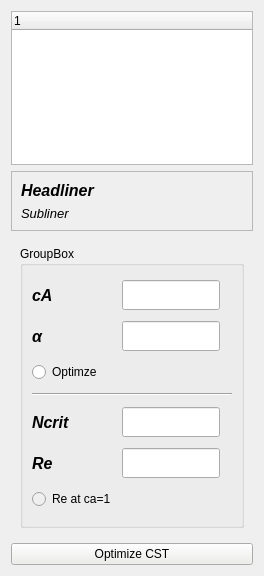
<?xml version="1.0" encoding="UTF-8"?>
<ui version="4.0">
 <class>menuWidget</class>
 <widget class="QWidget" name="menuWidget">
  <property name="geometry">
   <rect>
    <x>0</x>
    <y>0</y>
    <width>264</width>
    <height>576</height>
   </rect>
  </property>
  <property name="windowTitle">
   <string>Menu</string>
  </property>
  <layout class="QGridLayout" name="gridLayout">
   <item row="4" column="0">
    <widget class="QPushButton" name="pushButton_optimizeCST">
     <property name="styleSheet">
      <string notr="true">background-color: rgb(238, 238, 236);</string>
     </property>
     <property name="text">
      <string>Optimize CST</string>
     </property>
    </widget>
   </item>
   <item row="1" column="0">
    <widget class="QFrame" name="frame_Info">
     <property name="maximumSize">
      <size>
       <width>167724</width>
       <height>16777215</height>
      </size>
     </property>
     <property name="styleSheet">
      <string notr="true"/>
     </property>
     <property name="frameShape">
      <enum>QFrame::StyledPanel</enum>
     </property>
     <property name="frameShadow">
      <enum>QFrame::Raised</enum>
     </property>
     <layout class="QGridLayout" name="gridLayout_14">
      <item row="1" column="0">
       <widget class="QLabel" name="subLiner">
        <property name="font">
         <font>
          <pointsize>10</pointsize>
          <italic>true</italic>
         </font>
        </property>
        <property name="text">
         <string>Subliner</string>
        </property>
       </widget>
      </item>
      <item row="0" column="0">
       <widget class="QLabel" name="headLiner">
        <property name="font">
         <font>
          <pointsize>12</pointsize>
          <weight>75</weight>
          <italic>true</italic>
          <bold>true</bold>
         </font>
        </property>
        <property name="text">
         <string>Headliner</string>
        </property>
       </widget>
      </item>
     </layout>
    </widget>
   </item>
   <item row="0" column="0">
    <widget class="QTreeWidget" name="treeView">
     <column>
      <property name="text">
       <string notr="true">1</string>
      </property>
     </column>
    </widget>
   </item>
   <item row="2" column="0">
    <widget class="QStackedWidget" name="stackedWidget">
     <property name="currentIndex">
      <number>2</number>
     </property>
     <widget class="QWidget" name="page">
      <layout class="QGridLayout" name="gridLayout_3">
       <item row="1" column="0">
        <widget class="QGroupBox" name="groupBox">
         <property name="title">
          <string>Flap</string>
         </property>
         <layout class="QGridLayout" name="gridLayout_5">
          <item row="2" column="1">
           <widget class="FloatLineEdit" name="lineEdit_flapY">
            <property name="enabled">
             <bool>true</bool>
            </property>
            <property name="sizePolicy">
             <sizepolicy hsizetype="Expanding" vsizetype="Fixed">
              <horstretch>2</horstretch>
              <verstretch>2</verstretch>
             </sizepolicy>
            </property>
            <property name="minimumSize">
             <size>
              <width>0</width>
              <height>30</height>
             </size>
            </property>
            <property name="maximumSize">
             <size>
              <width>16777215</width>
              <height>30</height>
             </size>
            </property>
            <property name="cursor">
             <cursorShape>SizeVerCursor</cursorShape>
            </property>
           </widget>
          </item>
          <item row="1" column="1">
           <widget class="FloatLineEdit" name="lineEdit_flapX">
            <property name="enabled">
             <bool>true</bool>
            </property>
            <property name="sizePolicy">
             <sizepolicy hsizetype="Expanding" vsizetype="Fixed">
              <horstretch>2</horstretch>
              <verstretch>2</verstretch>
             </sizepolicy>
            </property>
            <property name="minimumSize">
             <size>
              <width>0</width>
              <height>30</height>
             </size>
            </property>
            <property name="maximumSize">
             <size>
              <width>16777215</width>
              <height>30</height>
             </size>
            </property>
            <property name="cursor">
             <cursorShape>SizeVerCursor</cursorShape>
            </property>
           </widget>
          </item>
          <item row="2" column="0">
           <widget class="QLabel" name="label_10">
            <property name="sizePolicy">
             <sizepolicy hsizetype="Expanding" vsizetype="Fixed">
              <horstretch>2</horstretch>
              <verstretch>2</verstretch>
             </sizepolicy>
            </property>
            <property name="minimumSize">
             <size>
              <width>0</width>
              <height>20</height>
             </size>
            </property>
            <property name="maximumSize">
             <size>
              <width>16777215</width>
              <height>20</height>
             </size>
            </property>
            <property name="font">
             <font>
              <pointsize>12</pointsize>
              <weight>75</weight>
              <italic>true</italic>
              <bold>true</bold>
             </font>
            </property>
            <property name="styleSheet">
             <string notr="true">color: rgb(0, 0, 0);</string>
            </property>
            <property name="text">
             <string>y</string>
            </property>
            <property name="alignment">
             <set>Qt::AlignBottom|Qt::AlignLeading|Qt::AlignLeft</set>
            </property>
           </widget>
          </item>
          <item row="1" column="0">
           <widget class="QLabel" name="label_23">
            <property name="sizePolicy">
             <sizepolicy hsizetype="Expanding" vsizetype="Fixed">
              <horstretch>2</horstretch>
              <verstretch>2</verstretch>
             </sizepolicy>
            </property>
            <property name="minimumSize">
             <size>
              <width>0</width>
              <height>20</height>
             </size>
            </property>
            <property name="maximumSize">
             <size>
              <width>16777215</width>
              <height>20</height>
             </size>
            </property>
            <property name="font">
             <font>
              <pointsize>12</pointsize>
              <weight>75</weight>
              <italic>true</italic>
              <bold>true</bold>
             </font>
            </property>
            <property name="styleSheet">
             <string notr="true">color: rgb(0, 0, 0);</string>
            </property>
            <property name="text">
             <string>x</string>
            </property>
            <property name="alignment">
             <set>Qt::AlignBottom|Qt::AlignLeading|Qt::AlignLeft</set>
            </property>
           </widget>
          </item>
          <item row="3" column="0">
           <widget class="QLabel" name="label_14">
            <property name="sizePolicy">
             <sizepolicy hsizetype="Preferred" vsizetype="Expanding">
              <horstretch>2</horstretch>
              <verstretch>2</verstretch>
             </sizepolicy>
            </property>
            <property name="minimumSize">
             <size>
              <width>0</width>
              <height>25</height>
             </size>
            </property>
            <property name="maximumSize">
             <size>
              <width>16777215</width>
              <height>25</height>
             </size>
            </property>
            <property name="font">
             <font>
              <pointsize>12</pointsize>
              <weight>75</weight>
              <italic>true</italic>
              <bold>true</bold>
             </font>
            </property>
            <property name="styleSheet">
             <string notr="true">color: rgb(0, 0, 0);</string>
            </property>
            <property name="text">
             <string>relative y</string>
            </property>
            <property name="alignment">
             <set>Qt::AlignLeading|Qt::AlignLeft|Qt::AlignVCenter</set>
            </property>
           </widget>
          </item>
          <item row="4" column="0">
           <widget class="QLabel" name="label_8">
            <property name="sizePolicy">
             <sizepolicy hsizetype="Expanding" vsizetype="Expanding">
              <horstretch>2</horstretch>
              <verstretch>2</verstretch>
             </sizepolicy>
            </property>
            <property name="minimumSize">
             <size>
              <width>0</width>
              <height>30</height>
             </size>
            </property>
            <property name="maximumSize">
             <size>
              <width>300000</width>
              <height>30</height>
             </size>
            </property>
            <property name="font">
             <font>
              <pointsize>12</pointsize>
              <weight>75</weight>
              <italic>true</italic>
              <bold>true</bold>
             </font>
            </property>
            <property name="layoutDirection">
             <enum>Qt::LeftToRight</enum>
            </property>
            <property name="styleSheet">
             <string notr="true">color: rgb(0, 0, 0);</string>
            </property>
            <property name="text">
             <string>smooth η °</string>
            </property>
            <property name="alignment">
             <set>Qt::AlignLeading|Qt::AlignLeft|Qt::AlignVCenter</set>
            </property>
           </widget>
          </item>
          <item row="3" column="1">
           <widget class="FloatLineEdit" name="lineEdit_flapY_rel">
            <property name="enabled">
             <bool>true</bool>
            </property>
            <property name="sizePolicy">
             <sizepolicy hsizetype="Expanding" vsizetype="Fixed">
              <horstretch>2</horstretch>
              <verstretch>2</verstretch>
             </sizepolicy>
            </property>
            <property name="minimumSize">
             <size>
              <width>100</width>
              <height>30</height>
             </size>
            </property>
            <property name="maximumSize">
             <size>
              <width>16777215</width>
              <height>30</height>
             </size>
            </property>
            <property name="cursor">
             <cursorShape>SizeVerCursor</cursorShape>
            </property>
           </widget>
          </item>
          <item row="4" column="1">
           <widget class="FloatLineEdit" name="lineEdit_designeta">
            <property name="enabled">
             <bool>true</bool>
            </property>
            <property name="sizePolicy">
             <sizepolicy hsizetype="Expanding" vsizetype="Fixed">
              <horstretch>2</horstretch>
              <verstretch>2</verstretch>
             </sizepolicy>
            </property>
            <property name="minimumSize">
             <size>
              <width>0</width>
              <height>0</height>
             </size>
            </property>
            <property name="maximumSize">
             <size>
              <width>16000</width>
              <height>30</height>
             </size>
            </property>
            <property name="cursor">
             <cursorShape>SizeVerCursor</cursorShape>
            </property>
           </widget>
          </item>
         </layout>
        </widget>
       </item>
       <item row="3" column="0">
        <widget class="QGroupBox" name="groupBox_3">
         <property name="title">
          <string>FK</string>
         </property>
         <layout class="QGridLayout" name="gridLayout_7">
          <item row="2" column="1">
           <widget class="FloatLineEdit" name="lineEdit_fkChordFactor">
            <property name="enabled">
             <bool>false</bool>
            </property>
            <property name="sizePolicy">
             <sizepolicy hsizetype="Expanding" vsizetype="Fixed">
              <horstretch>2</horstretch>
              <verstretch>2</verstretch>
             </sizepolicy>
            </property>
            <property name="minimumSize">
             <size>
              <width>0</width>
              <height>30</height>
             </size>
            </property>
            <property name="maximumSize">
             <size>
              <width>160000</width>
              <height>30</height>
             </size>
            </property>
            <property name="cursor">
             <cursorShape>SizeVerCursor</cursorShape>
            </property>
           </widget>
          </item>
          <item row="2" column="0">
           <widget class="QLabel" name="label_12">
            <property name="sizePolicy">
             <sizepolicy hsizetype="Preferred" vsizetype="Expanding">
              <horstretch>2</horstretch>
              <verstretch>2</verstretch>
             </sizepolicy>
            </property>
            <property name="minimumSize">
             <size>
              <width>140</width>
              <height>0</height>
             </size>
            </property>
            <property name="maximumSize">
             <size>
              <width>140</width>
              <height>1600000</height>
             </size>
            </property>
            <property name="font">
             <font>
              <pointsize>12</pointsize>
              <weight>75</weight>
              <italic>true</italic>
              <bold>true</bold>
             </font>
            </property>
            <property name="styleSheet">
             <string notr="true">color: rgb(0, 0, 0);</string>
            </property>
            <property name="text">
             <string>Chordfactor</string>
            </property>
            <property name="alignment">
             <set>Qt::AlignLeading|Qt::AlignLeft|Qt::AlignVCenter</set>
            </property>
           </widget>
          </item>
          <item row="1" column="0">
           <widget class="QRadioButton" name="radioButton_fk">
            <property name="sizePolicy">
             <sizepolicy hsizetype="Minimum" vsizetype="Expanding">
              <horstretch>2</horstretch>
              <verstretch>2</verstretch>
             </sizepolicy>
            </property>
            <property name="maximumSize">
             <size>
              <width>16777215</width>
              <height>1600000</height>
             </size>
            </property>
            <property name="font">
             <font>
              <italic>true</italic>
             </font>
            </property>
            <property name="layoutDirection">
             <enum>Qt::LeftToRight</enum>
            </property>
            <property name="styleSheet">
             <string notr="true">color: rgb(0, 0, 0);</string>
            </property>
            <property name="text">
             <string>ON/OFF</string>
            </property>
           </widget>
          </item>
         </layout>
        </widget>
       </item>
      </layout>
     </widget>
     <widget class="QWidget" name="page_2">
      <layout class="QGridLayout" name="gridLayout_9">
       <item row="0" column="0">
        <widget class="QGroupBox" name="groupBox_4">
         <property name="title">
          <string>Flap</string>
         </property>
         <layout class="QGridLayout" name="gridLayout_10">
          <item row="1" column="1">
           <widget class="QPushButton" name="pushButton_designEta">
            <property name="styleSheet">
             <string notr="true">background-color: rgb(238, 238, 236);</string>
            </property>
            <property name="text">
             <string>smooth η </string>
            </property>
           </widget>
          </item>
          <item row="0" column="0">
           <widget class="QLabel" name="label_15">
            <property name="font">
             <font>
              <pointsize>12</pointsize>
              <weight>75</weight>
              <italic>true</italic>
              <bold>true</bold>
             </font>
            </property>
            <property name="styleSheet">
             <string notr="true">color: rgb(0, 0, 0);</string>
            </property>
            <property name="text">
             <string>Flap η °</string>
            </property>
            <property name="alignment">
             <set>Qt::AlignBottom|Qt::AlignLeading|Qt::AlignLeft</set>
            </property>
           </widget>
          </item>
          <item row="0" column="1">
           <widget class="FloatLineEdit" name="lineEdit_eta">
            <property name="enabled">
             <bool>true</bool>
            </property>
            <property name="minimumSize">
             <size>
              <width>0</width>
              <height>30</height>
             </size>
            </property>
            <property name="maximumSize">
             <size>
              <width>160</width>
              <height>30</height>
             </size>
            </property>
           </widget>
          </item>
          <item row="2" column="1">
           <widget class="QRadioButton" name="radioButton_extractFk">
            <property name="enabled">
             <bool>false</bool>
            </property>
            <property name="layoutDirection">
             <enum>Qt::LeftToRight</enum>
            </property>
            <property name="styleSheet">
             <string notr="true">color: rgb(0, 0, 0);</string>
            </property>
            <property name="text">
             <string>extract</string>
            </property>
           </widget>
          </item>
          <item row="2" column="0">
           <widget class="QLabel" name="label_13">
            <property name="font">
             <font>
              <pointsize>12</pointsize>
              <weight>75</weight>
              <italic>true</italic>
              <bold>true</bold>
             </font>
            </property>
            <property name="styleSheet">
             <string notr="true">color: rgb(0, 0, 0);</string>
            </property>
            <property name="text">
             <string>FK</string>
            </property>
           </widget>
          </item>
         </layout>
        </widget>
       </item>
       <item row="1" column="0">
        <widget class="QGroupBox" name="groupBox_2">
         <property name="title">
          <string>Turbulator</string>
         </property>
         <layout class="QGridLayout" name="gridLayout_6">
          <item row="0" column="1">
           <widget class="FloatLineEdit" name="lineEdit_turbTop">
            <property name="enabled">
             <bool>true</bool>
            </property>
            <property name="sizePolicy">
             <sizepolicy hsizetype="Expanding" vsizetype="Fixed">
              <horstretch>2</horstretch>
              <verstretch>2</verstretch>
             </sizepolicy>
            </property>
            <property name="minimumSize">
             <size>
              <width>0</width>
              <height>30</height>
             </size>
            </property>
            <property name="maximumSize">
             <size>
              <width>16777215</width>
              <height>30</height>
             </size>
            </property>
            <property name="cursor">
             <cursorShape>SizeVerCursor</cursorShape>
            </property>
           </widget>
          </item>
          <item row="0" column="0">
           <widget class="QLabel" name="label_18">
            <property name="sizePolicy">
             <sizepolicy hsizetype="Preferred" vsizetype="Expanding">
              <horstretch>2</horstretch>
              <verstretch>2</verstretch>
             </sizepolicy>
            </property>
            <property name="maximumSize">
             <size>
              <width>50</width>
              <height>1600000</height>
             </size>
            </property>
            <property name="font">
             <font>
              <pointsize>12</pointsize>
              <weight>75</weight>
              <italic>true</italic>
              <bold>true</bold>
              <underline>false</underline>
              <kerning>true</kerning>
             </font>
            </property>
            <property name="layoutDirection">
             <enum>Qt::LeftToRight</enum>
            </property>
            <property name="styleSheet">
             <string notr="true">color: rgb(0, 0, 0);</string>
            </property>
            <property name="text">
             <string>Top</string>
            </property>
            <property name="alignment">
             <set>Qt::AlignLeading|Qt::AlignLeft|Qt::AlignVCenter</set>
            </property>
           </widget>
          </item>
          <item row="1" column="0">
           <widget class="QLabel" name="label_22">
            <property name="sizePolicy">
             <sizepolicy hsizetype="Preferred" vsizetype="Expanding">
              <horstretch>2</horstretch>
              <verstretch>2</verstretch>
             </sizepolicy>
            </property>
            <property name="maximumSize">
             <size>
              <width>70</width>
              <height>1600000</height>
             </size>
            </property>
            <property name="font">
             <font>
              <pointsize>12</pointsize>
              <weight>75</weight>
              <italic>true</italic>
              <bold>true</bold>
              <underline>false</underline>
              <kerning>true</kerning>
             </font>
            </property>
            <property name="styleSheet">
             <string notr="true">color: rgb(0, 0, 0);</string>
            </property>
            <property name="text">
             <string>Bottom</string>
            </property>
            <property name="alignment">
             <set>Qt::AlignLeading|Qt::AlignLeft|Qt::AlignVCenter</set>
            </property>
           </widget>
          </item>
          <item row="1" column="1">
           <widget class="FloatLineEdit" name="lineEdit_turbBot">
            <property name="enabled">
             <bool>true</bool>
            </property>
            <property name="sizePolicy">
             <sizepolicy hsizetype="Expanding" vsizetype="Fixed">
              <horstretch>2</horstretch>
              <verstretch>2</verstretch>
             </sizepolicy>
            </property>
            <property name="minimumSize">
             <size>
              <width>0</width>
              <height>30</height>
             </size>
            </property>
            <property name="maximumSize">
             <size>
              <width>16777215</width>
              <height>30</height>
             </size>
            </property>
            <property name="cursor">
             <cursorShape>SizeVerCursor</cursorShape>
            </property>
           </widget>
          </item>
         </layout>
        </widget>
       </item>
      </layout>
     </widget>
     <widget class="QWidget" name="page_3">
      <layout class="QGridLayout" name="gridLayout_11">
       <item row="2" column="2">
        <widget class="QGroupBox" name="groupBox_6">
         <property name="title">
          <string>GroupBox</string>
         </property>
         <layout class="QGridLayout" name="gridLayout_16">
          <item row="1" column="1">
           <widget class="FloatLineEdit" name="lineEdit_alphaDesign">
            <property name="enabled">
             <bool>true</bool>
            </property>
            <property name="minimumSize">
             <size>
              <width>0</width>
              <height>30</height>
             </size>
            </property>
            <property name="maximumSize">
             <size>
              <width>16777215</width>
              <height>30</height>
             </size>
            </property>
           </widget>
          </item>
          <item row="9" column="0">
           <widget class="QRadioButton" name="radioButton_reat1">
            <property name="enabled">
             <bool>false</bool>
            </property>
            <property name="layoutDirection">
             <enum>Qt::LeftToRight</enum>
            </property>
            <property name="styleSheet">
             <string notr="true">color: rgb(0, 0, 0);</string>
            </property>
            <property name="text">
             <string>Re at ca=1</string>
            </property>
            <property name="checkable">
             <bool>true</bool>
            </property>
            <property name="autoExclusive">
             <bool>false</bool>
            </property>
           </widget>
          </item>
          <item row="0" column="1">
           <widget class="FloatLineEdit" name="lineEdit_caDesign">
            <property name="enabled">
             <bool>true</bool>
            </property>
            <property name="minimumSize">
             <size>
              <width>0</width>
              <height>30</height>
             </size>
            </property>
            <property name="maximumSize">
             <size>
              <width>16777215</width>
              <height>30</height>
             </size>
            </property>
           </widget>
          </item>
          <item row="7" column="0">
           <widget class="QLabel" name="label_25">
            <property name="font">
             <font>
              <pointsize>12</pointsize>
              <weight>75</weight>
              <italic>true</italic>
              <bold>true</bold>
              <underline>false</underline>
              <kerning>true</kerning>
             </font>
            </property>
            <property name="styleSheet">
             <string notr="true">color: rgb(0, 0, 0);</string>
            </property>
            <property name="text">
             <string>Ncrit</string>
            </property>
            <property name="alignment">
             <set>Qt::AlignLeading|Qt::AlignLeft|Qt::AlignVCenter</set>
            </property>
           </widget>
          </item>
          <item row="1" column="0">
           <widget class="QLabel" name="label_21">
            <property name="font">
             <font>
              <pointsize>12</pointsize>
              <weight>75</weight>
              <italic>true</italic>
              <bold>true</bold>
              <underline>false</underline>
              <kerning>true</kerning>
             </font>
            </property>
            <property name="styleSheet">
             <string notr="true">color: rgb(0, 0, 0);</string>
            </property>
            <property name="text">
             <string>α</string>
            </property>
            <property name="alignment">
             <set>Qt::AlignLeading|Qt::AlignLeft|Qt::AlignVCenter</set>
            </property>
           </widget>
          </item>
          <item row="8" column="1">
           <widget class="FloatLineEdit" name="lineEdit_nCritDesign">
            <property name="enabled">
             <bool>true</bool>
            </property>
            <property name="minimumSize">
             <size>
              <width>0</width>
              <height>30</height>
             </size>
            </property>
            <property name="maximumSize">
             <size>
              <width>16777215</width>
              <height>30</height>
             </size>
            </property>
           </widget>
          </item>
          <item row="3" column="0" colspan="4">
           <widget class="Line" name="line">
            <property name="orientation">
             <enum>Qt::Horizontal</enum>
            </property>
           </widget>
          </item>
          <item row="8" column="0">
           <widget class="QLabel" name="label_26">
            <property name="font">
             <font>
              <pointsize>12</pointsize>
              <weight>75</weight>
              <italic>true</italic>
              <bold>true</bold>
              <underline>false</underline>
              <kerning>true</kerning>
             </font>
            </property>
            <property name="styleSheet">
             <string notr="true">color: rgb(0, 0, 0);</string>
            </property>
            <property name="text">
             <string>Re</string>
            </property>
            <property name="alignment">
             <set>Qt::AlignLeading|Qt::AlignLeft|Qt::AlignVCenter</set>
            </property>
           </widget>
          </item>
          <item row="2" column="0">
           <widget class="QRadioButton" name="radioButton_optimize">
            <property name="layoutDirection">
             <enum>Qt::LeftToRight</enum>
            </property>
            <property name="styleSheet">
             <string notr="true">color: rgb(0, 0, 0);</string>
            </property>
            <property name="text">
             <string>Optimze</string>
            </property>
           </widget>
          </item>
          <item row="7" column="1">
           <widget class="FloatLineEdit" name="lineEdit_reDesign">
            <property name="enabled">
             <bool>true</bool>
            </property>
            <property name="minimumSize">
             <size>
              <width>0</width>
              <height>30</height>
             </size>
            </property>
            <property name="maximumSize">
             <size>
              <width>16777215</width>
              <height>30</height>
             </size>
            </property>
           </widget>
          </item>
          <item row="0" column="0">
           <widget class="QLabel" name="label_19">
            <property name="font">
             <font>
              <pointsize>12</pointsize>
              <weight>75</weight>
              <italic>true</italic>
              <bold>true</bold>
              <underline>false</underline>
              <kerning>true</kerning>
             </font>
            </property>
            <property name="styleSheet">
             <string notr="true">color: rgb(0, 0, 0);</string>
            </property>
            <property name="text">
             <string>cA</string>
            </property>
            <property name="alignment">
             <set>Qt::AlignLeading|Qt::AlignLeft|Qt::AlignVCenter</set>
            </property>
           </widget>
          </item>
         </layout>
        </widget>
       </item>
      </layout>
     </widget>
    </widget>
   </item>
  </layout>
 </widget>
 <customwidgets>
  <customwidget>
   <class>FloatLineEdit</class>
   <extends>QLineEdit</extends>
   <header>FloatLineEdit.h</header>
  </customwidget>
 </customwidgets>
 <resources/>
 <connections/>
</ui>
